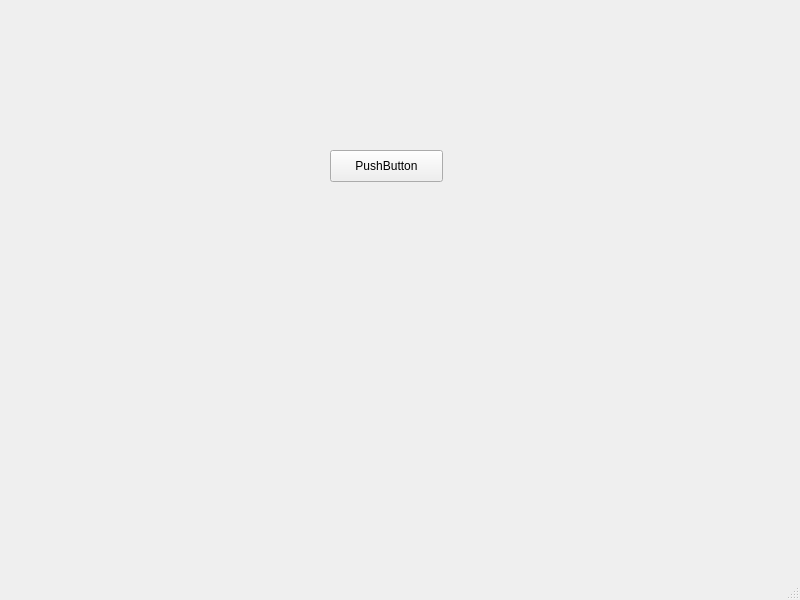
<?xml version="1.0" encoding="UTF-8"?>
<ui version="4.0">
 <class>MainWindow</class>
 <widget class="QMainWindow" name="MainWindow">
  <property name="geometry">
   <rect>
    <x>0</x>
    <y>0</y>
    <width>800</width>
    <height>600</height>
   </rect>
  </property>
  <property name="windowTitle">
   <string>MainWindow</string>
  </property>
  <widget class="QWidget" name="centralwidget">
   <widget class="QPushButton" name="pushButton">
    <property name="geometry">
     <rect>
      <x>330</x>
      <y>150</y>
      <width>113</width>
      <height>32</height>
     </rect>
    </property>
    <property name="text">
     <string>PushButton</string>
    </property>
   </widget>
  </widget>
  <widget class="QMenuBar" name="menubar">
   <property name="geometry">
    <rect>
     <x>0</x>
     <y>0</y>
     <width>800</width>
     <height>22</height>
    </rect>
   </property>
  </widget>
  <widget class="QStatusBar" name="statusbar"/>
 </widget>
 <resources/>
 <connections/>
</ui>
